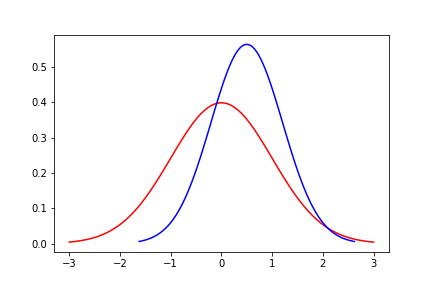

Write the Python code that produced this figure.
#!/usr/bin/env python3
# -*- coding: utf-8 -*-
"""
Created on Sun Apr  7 17:24:58 2019

@author: 2021rahul
"""

import matplotlib.pyplot as plt
import numpy as np
import scipy.stats as stats
import math

mu = 0
variance = 1
sigma = math.sqrt(variance)
x = np.linspace(mu - 3*sigma, mu + 3*sigma, 100)
plt.plot(x, stats.norm.pdf(x, mu, sigma), "r", label="Job A")

mu = 0.5
variance = 0.5
sigma = math.sqrt(variance)
x = np.linspace(mu - 3*sigma, mu + 3*sigma, 100)
plt.plot(x, stats.norm.pdf(x, mu, sigma), "b", label="Job B")

plt.savefig("P1.png")